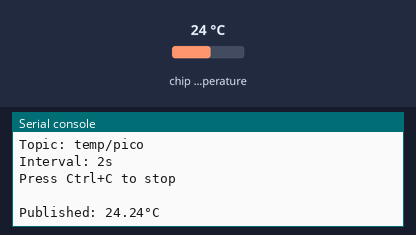
The program below on a simulated Raspberry Pi Pico running MicroPython. On the bench: the last lines printed to the serial console. Inputs (shaded band) come from the test bench; at power-on: chip temperature 24 °C. WiFi joins after 1.5 s; no MQTT or app messages arrive unless stated; files that are not in the repository are absent.

Above: at 3.3 s.
3.4 s: chip temperature set to 1 °C
At 4.9 s:
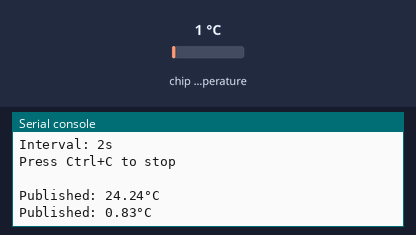
5.8 s: chip temperature set to 11 °C
At 7.7 s:
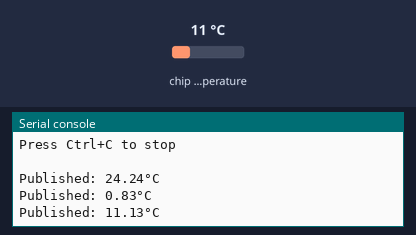
Timing chart, 0 to 9.2 s (numbered marks = the images above; inputs shaded):
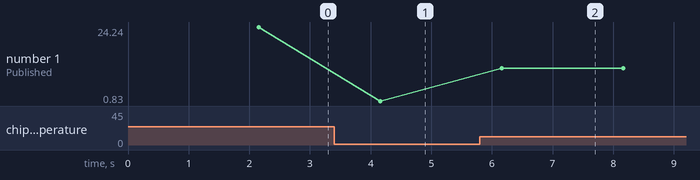

Measured:
- after the input at 3.4 s, the serial console: prints a new line after 0.76 s (image 1)
- after the input at 5.8 s, the serial console: prints a new line after 0.36 s (image 2)
- plotted number 1: 24.24 → 0.83 after the input at 3.4 s, 0.83 → 11.13 after the input at 5.8 s

The program:

publisher.py
```python
"""
MQTT Temperature Publisher - Pico 1
Reads temperature from RP2040 sensor and publishes to MQTT broker

Author: Mae Capacite (C21348423)
Date: 2025-11-14
"""

import time
from temp_sensor import TempSensor
from wifi_helper import connect_to_wifi
import config

def import_umqtt():
    global umqtt
    try:
        import umqtt.robust as umqtt
        return umqtt
    except ImportError:
        print("Installing umqtt.robust...")
        import mip
        mip.install("umqtt.simple")
        mip.install("umqtt.robust")
        import umqtt.robust as umqtt

def main():
    """Main publisher loop: connect to WiFi and MQTT, then publish temperature readings."""

    print("=" * 32)
    print("MQTT Temperature Publisher - Pico 1")
    print("=" * 32)

    # Connect to WiFi
    print("\nConnecting to WiFi...")
    wifi = connect_to_wifi(config.WIFI_SSID, config.WIFI_PASSWORD)

    if not wifi:
        print("Cannot proceed without WiFi connection")
        return

    import_umqtt()

    # Initialize temperature sensor
    print("\nInitializing temperature sensor...")
    temp_sensor = TempSensor()
    print(f"Sensor initialized: {temp_sensor}")

    # Initialize MQTT client
    # keepalive=7000: Send keepalive ping every 7000 seconds to maintain connection
    mqtt = umqtt.MQTTClient(
        client_id=config.PUBLISHER_CLIENT_ID,
        server=config.MQTT_BROKER.encode(),
        port=config.MQTT_PORT,
        keepalive=7000
    )

    # Connect to MQTT broker with error handling
    try:
        mqtt.connect()
        print(f"Connected to MQTT broker at {config.MQTT_BROKER}:{config.MQTT_PORT}")
    except OSError as e:
        print(f"Failed to connect to MQTT broker: {e}")
        print("Check broker IP and network connectivity")
        return

    print("\nStarting temperature publishing loop...")
    print(f"Topic: {config.MQTT_TOPIC.decode()}")
    print(f"Interval: {config.PUBLISH_INTERVAL}s")
    print("Press Ctrl+C to stop\n")

    try:
        while True:
            temp = temp_sensor.read_temp()

            # Format temperature to 2 decimal places for consistent precision
            message = f"{temp:.2f}"

            # Publish with error handling for network issues
            try:
                mqtt.publish(config.MQTT_TOPIC, message.encode())
                print(f"Published: {message}°C")
            except OSError as e:
                print(f"Publish failed: {e}, attempting reconnect...")
                mqtt.connect()

            # Wait before next reading (configurable publish interval)
            time.sleep(config.PUBLISH_INTERVAL)


    except KeyboardInterrupt:
        print("\n\nPublisher stopped by user")

    finally:
        mqtt.disconnect()
        print("Disconnected from MQTT broker")
        print("Goodbye!")


if __name__ == "__main__":
    main()
```

temp_sensor.py
```python
"""
RP2040 Temperature Sensor Module
Reads temperature from the built-in ADC temperature sensor

Author: Mae Capacite (C21348423)
Date: 2025-11-14
"""

import machine
import micropython as mp


class TempSensor:
    """
    RP2040 Temperature Sensor Interface.

    Uses the built-in ADC temperature sensor with calibration constants
    from the RP2040 datasheet.

    Reference: https://datasheets.raspberrypi.com/rp2040/rp2040-datasheet.pdf
    """

    # Constants for ADC and temperature conversion
    U16_MAX = mp.const(2 ** 16)
    ADC_AVDD = mp.const(3.3)  # ADC reference voltage
    ADC_PIN = mp.const(4)  # ADC pin for temperature sensor

    # Temperature calibration constants from datasheet
    TEMP_REFERENCE = mp.const(27)  # Reference temperature (°C)
    VOLTAGE_AT_REFERENCE = mp.const(0.706)  # Voltage at reference temp (V)
    TEMP_COEFFICIENT = mp.const(0.001721)  # Temperature coefficient (V/°C)

    def __init__(self):
        """Initialize the temperature sensor ADC."""
        self.sensor = machine.ADC(self.ADC_PIN)

    def read_temp(self) -> float:
        """
        Read temperature in degrees Celsius.

        Returns:
            Temperature in °C as a float
        """
        # Read raw 16-bit ADC value
        raw_value = self.sensor.read_u16()

        # Convert ADC reading to voltage
        adc_voltage = raw_value * (self.ADC_AVDD / self.U16_MAX)

        # Calculate temperature using calibration formula
        # T = T_ref - (V_adc - V_ref) / T_coeff
        temperature = (
            self.TEMP_REFERENCE -
            (adc_voltage - self.VOLTAGE_AT_REFERENCE) / self.TEMP_COEFFICIENT
        )

        return temperature

    def __str__(self) -> str:
        """String representation showing current temperature reading."""
        return f"TempSensor: {self.read_temp():.2f}°C"
```

wifi_helper.py
```python
"""
WiFi connection helper for Raspberry Pi Pico W
Handles WiFi connectivity with timeout and status reporting

Author: Mae Capacite (C21348423)
Date: 2025-11-14
"""

import network
import time


def connect_to_wifi(ssid: str, password: str, timeout: int = 10) -> network.WLAN:
    """
    Connect to WiFi network with given credentials.

    Args:
        ssid: WiFi network name
        password: WiFi password
        timeout: Maximum time to wait for connection (seconds)

    Returns:
        WLAN object if connected, None if failed
    """
    wifi = network.WLAN(network.STA_IF)
    wifi.active(True)
    wifi.connect(ssid, password)

    print(f"Connecting to {ssid}...", end="")

    while not wifi.isconnected() and timeout > 0:
        print(".", end="")
        time.sleep(1)
        timeout -= 1

    if wifi.isconnected():
        ip = wifi.ifconfig()[0]
        print(f"\n✓ Connected! IP: {ip}")
        return wifi

    print("\nFailed to connect to WiFi")
    return None
```

config.py
```python
"""
Configuration file for MQTT Lab 8
Loads settings from .env file in repo root

Author: Mae Capacite (C21348423)
Date: 2025-11-14
"""

import os


def load_env_file(filepath="../../.env") -> dict[str, str]:
    """
    Load environment variables from .env file.

    Simple implementation for MicroPython compatibility.
    Does not use external libraries like python-dotenv.
    """
    env_vars: dict[str, str] = {}

    try:
        with open(filepath, 'r') as f:
            for line in f:
                line = line.strip()

                # Skip empty lines and comments
                if not line or line.startswith('#'):
                    continue

                # Parse KEY=VALUE format
                if '=' in line:
                    key, value = line.split('=', 1)
                    env_vars[key.strip()] = value.strip()

    except OSError:
        # .env file doesn't exist - use defaults
        print("Warning: .env file not found, using default values")
        return {}

    return env_vars


# Load environment variables
_env = load_env_file()

# WiFi Configuration
WIFI_SSID = _env.get("WIFI_SSID", "Wokwi-GUEST")
WIFI_PASSWORD = _env.get("WIFI_PASSWORD", "")

# MQTT Broker Configuration
MQTT_BROKER = _env.get("MQTT_BROKER", "192.168.1.100")
MQTT_PORT = int(_env.get("MQTT_PORT", "1883"))
MQTT_TOPIC = _env.get("MQTT_TOPIC", "temp/pico").encode()

# Publisher Configuration
PUBLISHER_CLIENT_ID = _env.get("PUBLISHER_CLIENT_ID", "publisher").encode()
PUBLISH_INTERVAL = int(_env.get("PUBLISH_INTERVAL", "2"))

# Subscriber Configuration
SUBSCRIBER_CLIENT_ID = _env.get("SUBSCRIBER_CLIENT_ID", "subscriber").encode()
TEMP_THRESHOLD = float(_env.get("TEMP_THRESHOLD", "25.0"))
```
